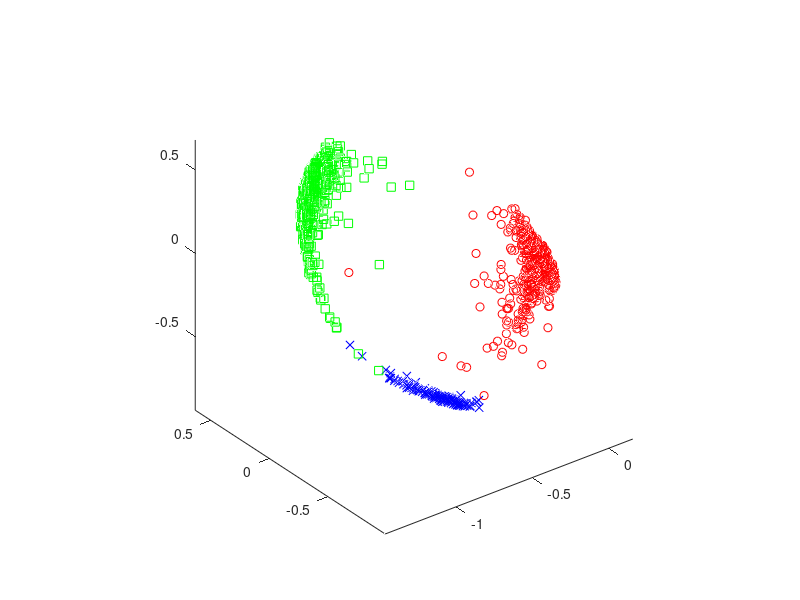

This chart was generated by the following MATLAB code:
clear all;
close all;

plot_output = true;
use_singular_vectors = plot_output;

if plot_output
    X = load('saved_data/test_output_data.txt');
else
    X = load('saved_data/test_input_data.txt');
end

if use_singular_vectors
    [X, ~, ~] = svd(X, 'econ');
    X = X ./ repmat(sqrt(sum(X.^2,2)),1,size(X,2));
end

labels = load('saved_data/test_labels.txt');
X1 = X(labels == 1,:);
X2 = X(labels == 2,:);
X3 = X(labels == 3,:);
plot3(X1(:,1), X1(:,2), X1(:,3), 'bx', X2(:,1), X2(:,2), X2(:,3), 'ro', X3(:,1), X3(:,2), X3(:,3), 'gs')

axis equal
